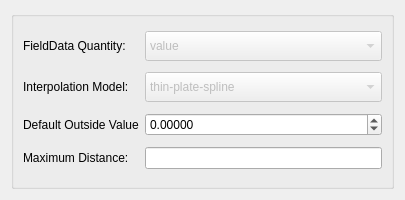
<?xml version="1.0" encoding="UTF-8"?>
<ui version="4.0">
 <class>MapFieldDataOntoNodesRadialbasis</class>
 <widget class="QDialog" name="MapFieldDataOntoNodesRadialbasis">
  <property name="geometry">
   <rect>
    <x>0</x>
    <y>0</y>
    <width>405</width>
    <height>200</height>
   </rect>
  </property>
  <property name="sizePolicy">
   <sizepolicy hsizetype="Fixed" vsizetype="Fixed">
    <horstretch>0</horstretch>
    <verstretch>0</verstretch>
   </sizepolicy>
  </property>
  <property name="minimumSize">
   <size>
    <width>405</width>
    <height>200</height>
   </size>
  </property>
  <property name="windowTitle">
   <string>Dialog</string>
  </property>
  <layout class="QVBoxLayout" name="verticalLayout">
   <item>
    <widget class="QGroupBox" name="groupBox">
     <property name="minimumSize">
      <size>
       <width>380</width>
       <height>165</height>
      </size>
     </property>
     <property name="title">
      <string/>
     </property>
     <layout class="QGridLayout" name="gridLayout">
      <item row="0" column="0">
       <widget class="QLabel" name="label_3">
        <property name="text">
         <string>FieldData Quantity:</string>
        </property>
       </widget>
      </item>
      <item row="0" column="1">
       <widget class="QComboBox" name="quantityComboBox_">
        <property name="enabled">
         <bool>false</bool>
        </property>
        <property name="minimumSize">
         <size>
          <width>0</width>
          <height>30</height>
         </size>
        </property>
        <item>
         <property name="text">
          <string>value</string>
         </property>
        </item>
       </widget>
      </item>
      <item row="1" column="0">
       <widget class="QLabel" name="label">
        <property name="text">
         <string>Interpolation Model:</string>
        </property>
       </widget>
      </item>
      <item row="1" column="1">
       <widget class="QComboBox" name="interpolationComboBox_">
        <property name="enabled">
         <bool>false</bool>
        </property>
        <property name="minimumSize">
         <size>
          <width>0</width>
          <height>30</height>
         </size>
        </property>
        <item>
         <property name="text">
          <string>thin-plate-spline</string>
         </property>
        </item>
       </widget>
      </item>
      <item row="2" column="0">
       <widget class="QLabel" name="label_5">
        <property name="text">
         <string>Default Outside Value</string>
        </property>
       </widget>
      </item>
      <item row="2" column="1">
       <widget class="QDoubleSpinBox" name="outsideValueDoubleSpinBox_">
        <property name="decimals">
         <number>5</number>
        </property>
        <property name="minimum">
         <double>-100000000.000000000000000</double>
        </property>
        <property name="maximum">
         <double>100000000.000000000000000</double>
        </property>
       </widget>
      </item>
      <item row="3" column="0">
       <widget class="QLabel" name="label_6">
        <property name="text">
         <string>Maximum Distance:</string>
        </property>
       </widget>
      </item>
      <item row="3" column="1">
       <widget class="QLineEdit" name="maximumDistanceLineEdit_"/>
      </item>
     </layout>
    </widget>
   </item>
  </layout>
 </widget>
 <tabstops>
  <tabstop>quantityComboBox_</tabstop>
  <tabstop>interpolationComboBox_</tabstop>
  <tabstop>outsideValueDoubleSpinBox_</tabstop>
  <tabstop>maximumDistanceLineEdit_</tabstop>
 </tabstops>
 <resources/>
 <connections/>
</ui>
